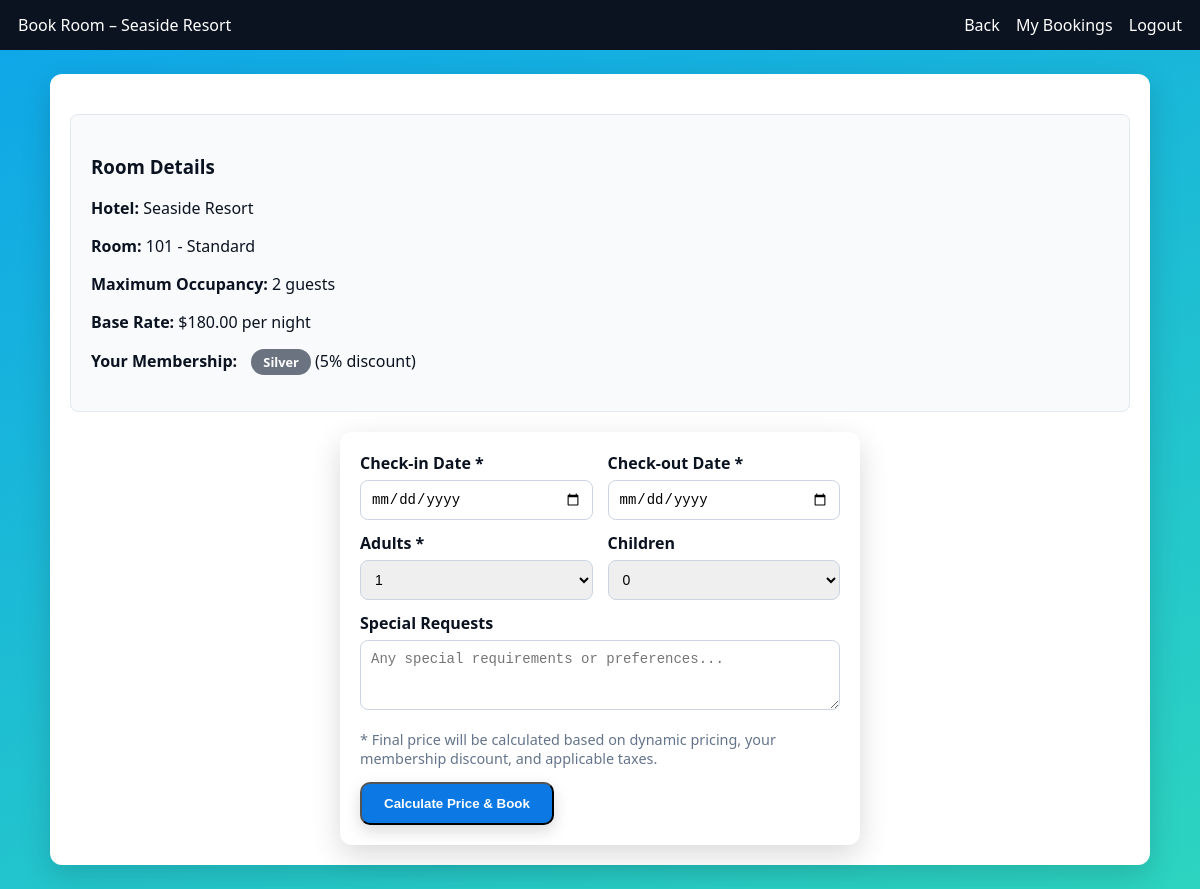
/pages/guest/guest_book_room_dates.php?room_id=11&hotel_id=2 (signed in), run on the app's committed database.
### tables this page shows
CREATE TABLE `rooms` (
  `room_id` int(11) NOT NULL AUTO_INCREMENT,
  `hotel_id` int(11) NOT NULL,
  `room_number` varchar(20) NOT NULL,
  `type_id` int(11) NOT NULL,
  `floor_number` int(11) DEFAULT NULL,
  `price` decimal(10,2) NOT NULL,
  `area_sqft` int(11) DEFAULT NULL,
  `max_occupancy` int(11) DEFAULT 2,
  `amenities` json DEFAULT NULL,
  `maintenance_status` enum('Available','Under Maintenance','Out of Service') DEFAULT 'Available',
  `is_active` tinyint(1) DEFAULT 1,
  `created_at` timestamp NOT NULL DEFAULT current_timestamp(),
  `updated_at` timestamp NOT NULL DEFAULT current_timestamp() ON UPDATE current_timestamp(),
  PRIMARY KEY (`room_id`),
  UNIQUE KEY `unique_room` (`hotel_id`,`room_number`),
  KEY `idx_room_hotel` (`hotel_id`),
  KEY `idx_room_type` (`type_id`),
  KEY `idx_room_price` (`price`),
  CONSTRAINT `fk_room_hotel` FOREIGN KEY (`hotel_id`) REFERENCES `hotels` (`hotel_id`) ON DELETE CASCADE,
  CONSTRAINT `fk_room_type` FOREIGN KEY (`type_id`) REFERENCES `room_types` (`type_id`)
);

CREATE TABLE `hotels` (
  `hotel_id` int(11) NOT NULL AUTO_INCREMENT,
  `hotel_name` varchar(100) NOT NULL,
  `email` varchar(100) NOT NULL,
  `password` varchar(255) NOT NULL,
  `description` text DEFAULT NULL,
  `address` varchar(255) DEFAULT NULL,
  `city` varchar(50) DEFAULT NULL,
  `state` varchar(50) DEFAULT NULL,
  `country` varchar(50) DEFAULT NULL,
  `postal_code` varchar(20) DEFAULT NULL,
  `phone` varchar(20) DEFAULT NULL,
  `star_rating` decimal(2,1) DEFAULT NULL,
  `total_rooms` int(11) DEFAULT 0,
  `amenities` json DEFAULT NULL,
  `check_in_time` time DEFAULT '14:00:00',
  `check_out_time` time DEFAULT '11:00:00',
  `established_year` int(11) DEFAULT NULL,
  `license_number` varchar(50) DEFAULT NULL,
  `created_at` timestamp NOT NULL DEFAULT current_timestamp(),
  `updated_at` timestamp NOT NULL DEFAULT current_timestamp() ON UPDATE current_timestamp(),
  `is_active` tinyint(1) DEFAULT 1,
  PRIMARY KEY (`hotel_id`),
  UNIQUE KEY `email` (`email`),
  KEY `idx_hotel_city` (`city`),
  KEY `idx_star_rating` (`star_rating`)
);

CREATE TABLE `room_types` (
  `type_id` int(11) NOT NULL AUTO_INCREMENT,
  `type_name` varchar(50) NOT NULL,
  `description` text DEFAULT NULL,
  `max_occupancy` int(11) DEFAULT 2,
  `amenities` json DEFAULT NULL,
  `created_at` timestamp NOT NULL DEFAULT current_timestamp(),
  PRIMARY KEY (`type_id`),
  UNIQUE KEY `type_name` (`type_name`)
);

CREATE TABLE `guests` (
  `guest_id` int(11) NOT NULL AUTO_INCREMENT,
  `name` varchar(100) NOT NULL,
  `email` varchar(100) NOT NULL,
  `password` varchar(255) NOT NULL,
  `phone` varchar(20) DEFAULT NULL,
  `date_of_birth` date DEFAULT NULL,
  `gender` enum('Male','Female','Other') DEFAULT NULL,
  `nationality` varchar(50) DEFAULT NULL,
  `address` text DEFAULT NULL,
  `loyalty_points` int(11) DEFAULT 0,
  `membership_level` enum('Bronze','Silver','Gold','Platinum') DEFAULT 'Bronze',
  `created_at` timestamp NOT NULL DEFAULT current_timestamp(),
  `updated_at` timestamp NOT NULL DEFAULT current_timestamp() ON UPDATE current_timestamp(),
  `is_active` tinyint(1) DEFAULT 1,
  PRIMARY KEY (`guest_id`),
  UNIQUE KEY `email` (`email`),
  KEY `idx_guest_email` (`email`),
  KEY `idx_membership_level` (`membership_level`)
);

### pages/guest/guest_book_room_dates.php (the view, shortened to what this page needs)
<?php
require_once("../../includes/db_connect.php");
$guest_id = (int)$_SESSION['guest_id'];
$hotel_id = (int)($_GET['hotel_id'] ?? $_POST['hotel_id'] ?? 0);
$room_id  = (int)($_GET['room_id']  ?? $_POST['room_id']  ?? 0);
$room = $conn->query("SELECT r.*, h.hotel_name, rt.type_name FROM rooms r JOIN hotels h ON r.hotel_id=h.hotel_id JOIN room_types rt ON r.type_id = rt.type_id WHERE r.room_id=$room_id AND r.hotel_id=$hotel_id")->fetch_assoc();
$guest = $conn->query("SELECT membership_level FROM guests WHERE guest_id=$guest_id")->fetch_assoc();
?>
<!DOCTYPE html>
<html>
<head>
  <link rel="stylesheet" href="../../css/style.css">
</head>
<body>
<div class="header">
  <div>Book Room – <?= htmlspecialchars($room['hotel_name']) ?></div>
  <div class="nav">
    <a href="guest_hotel_view.php?hotel_id=<?= $hotel_id ?>">Back</a>
    <a href="guest_my_bookings.php">My Bookings</a>
    <a href="guest_logout.php">Logout</a>
  </div>
</div>
<div class="main">
  <?php if (!empty($success)): ?>
    <div class="booking-summary">
      <h3>✅ Booking Confirmed!</h3>
      <p><strong>Booking ID:</strong> #<?= $success['booking_id'] ?></p>
      <p><strong>Hotel:</strong> <?= htmlspecialchars($success['hotel_name']) ?></p>
      <p><strong>Room:</strong> <?= htmlspecialchars($success['room_number']) ?> (<?= htmlspecialchars($success['room_type']) ?>)</p>
      <p><strong>Dates:</strong> <?= htmlspecialchars($success['in']) ?> → <?= htmlspecialchars($success['out']) ?> (<?= $success['nights'] ?> nights)</p>
      <p><strong>Guests:</strong> <?= $success['adults'] ?> adults<?= $success['children'] > 0 ? ', ' . $success['children'] . ' children' : '' ?></p>
      <div class="price-breakdown">
        <div class="price-row">
          <span>Room rate (per night):</span>
          <span>$<?= number_format($success['daily_rate'], 2) ?></span>
        </div>
        <div class="price-row">
          <span>Subtotal (<?= $success['nights'] ?> nights):</span>
          <span>$<?= number_format($success['subtotal'], 2) ?></span>
        </div>
        <?php if ($success['discount_amount'] > 0): ?>
        <div class="price-row" style="color: #16a34a;">
          <span>Membership discount (<?= $success['discount_percentage'] ?>%):</span>
          <span>-$<?= number_format($success['discount_amount'], 2) ?></span>
        </div>
        <?php endif; ?>
        <div class="price-row">
          <span>Taxes & fees:</span>
          <span>$<?= number_format($success['tax_amount'], 2) ?></span>
        </div>
        <div class="price-row price-total">
          <span>Total Amount:</span>
          <span>$<?= number_format($success['final_amount'], 2) ?></span>
        </div>
      </div>
      <p style="margin-top: 20px;"><strong>Payment Status:</strong> Pending</p>
      <p><em>Please arrive at check-in time and complete payment at the hotel.</em></p>
      <div style="margin-top: 20px;">
        <a class="btn btn-primary" href="guest_my_bookings.php">View All Bookings</a>
        <a class="btn btn-secondary" href="guest_hotel_view.php?hotel_id=<?= $hotel_id ?>">Back to Hotel</a>
      </div>
    </div>
  <?php else: ?>
    <div class="booking-summary">
      <h3>Room Details</h3>
      <p><strong>Hotel:</strong> <?= htmlspecialchars($room['hotel_name']) ?></p>
      <p><strong>Room:</strong> <?= htmlspecialchars($room['room_number']) ?> - <?= htmlspecialchars($room['type_name']) ?></p>
      <p><strong>Maximum Occupancy:</strong> <?= $room['max_occupancy'] ?> guests</p>
      <p><strong>Base Rate:</strong> $<?= number_format($room['price'], 2) ?> per night</p>
      <p><strong>Your Membership:</strong>
        <span class="membership-badge badge-<?= strtolower($guest['membership_level']) ?>">
          <?= htmlspecialchars($guest['membership_level']) ?>
        </span>
        <?php
        $discount_text = '';
        switch ($guest['membership_level']) {
          case 'Silver': $discount_text = '5% discount'; break;
        }
        ?>
        (<?= $discount_text ?>)
      </p>
    </div>
    <form method="post" class="form-container">
      <div style="display: grid; grid-template-columns: 1fr 1fr; gap: 15px;">
        <div class="form-group">
          <label>Check-in Date *</label>
          <input type="date" name="check_in" min="<?= date('Y-m-d') ?>" required value="<?= $_POST['check_in'] ?? '' ?>">
        </div>
        <div class="form-group">
          <label>Check-out Date *</label>
          <input type="date" name="check_out" min="<?= date('Y-m-d', strtotime('+1 day')) ?>" required value="<?= $_POST['check_out'] ?? '' ?>">
        </div>
      </div>
      <div style="display: grid; grid-template-columns: 1fr 1fr; gap: 15px;">
        <div class="form-group">
          <label>Adults *</label>
          <select name="adults" required>
            <?php for ($i = 1; $i <= min(6, $room['max_occupancy']); $i++): ?>
              <option value="<?= $i ?>" <?= (($_POST['adults'] ?? 1) == $i) ? 'selected' : '' ?>><?= $i ?></option>
            <?php endfor; ?>
          </select>
        </div>
        <div class="form-group">
          <label>Children</label>
          <select name="children">
            <?php for ($i = 0; $i <= min(4, $room['max_occupancy'] - 1); $i++): ?>
              <option value="<?= $i ?>" <?= (($_POST['children'] ?? 0) == $i) ? 'selected' : '' ?>><?= $i ?></option>
            <?php endfor; ?>
          </select>
        </div>
      </div>
      <div class="form-group">
        <label>Special Requests</label>
        <textarea name="special_requests" rows="3" placeholder="Any special requirements or preferences..."><?= htmlspecialchars($_POST['special_requests'] ?? '') ?></textarea>
      </div>
      <p style="color: #64748b; font-size: 0.9em;">
        * Final price will be calculated based on dynamic pricing, your membership discount, and applicable taxes.
      </p>
      <button class="btn btn-primary" type="submit">Calculate Price & Book</button>
    </form>
  <?php endif; ?>
</div>
</body>
</html>

### css/style.css (style rules this page uses)
* { box-sizing:border-box }
body { margin:0;font-family:system-ui,-apple-system,Segoe UI,Roboto,Arial,sans-serif; background:linear-gradient(160deg,#0ea5e9 0%,#2dd4bf 100%);min-height:100vh;color:#0b1220 }
a { color:#0b78e3;text-decoration:none }
.btn { display:inline-block;padding:12px 22px;border-radius:10px;background:#fff;color:#0b1220;font-weight:600;box-shadow:0 6px 16px rgba(0,0,0,.15);transition:transform .15s,box-shadow .15s,background .15s }
.header { background:#0b1220;color:#fff;padding:14px 18px;display:flex;justify-content:space-between;align-items:center }
.header .nav a { color:#fff;margin-left:12px }
.main { max-width:1100px;margin:24px auto;background:#fff;padding:20px;border-radius:12px;box-shadow:0 10px 30px rgba(0,0,0,.15) }
.form-container { max-width:520px;margin:0 auto;background:#fff;padding:20px;border-radius:12px;box-shadow:0 10px 30px rgba(0,0,0,.15) }
.form-group { margin-bottom:12px;text-align:left }
.form-group label { display:block;margin-bottom:6px;font-weight:600 }
.form-group input,.form-group textarea,.form-group select { width:100%;padding:10px;border:1px solid #cbd5e1;border-radius:8px;font-size:14px }
.btn-primary { background:#0b78e3;color:#fff }

### pages/guest/guest_book_room_dates.php (style rules this page uses)
.booking-summary { background: #f8fafc; border: 1px solid #e2e8f0; border-radius: 8px; padding: 20px; margin: 20px 0; }
.membership-badge { display: inline-block; padding: 4px 12px; border-radius: 20px; font-size: 0.8em; font-weight: 600; margin-left: 10px; }
.badge-silver { background: #6b7280; color: white; }

### data on the page
rooms: hotel.hotel_name "Seaside Resort", room_number "101", type.type_name "Standard", max_occupancy "2", price "180.00"
guests: membership_level "Silver", membership_level "5% discount"

### other printed values
form field adults "1"
form field children "0"
